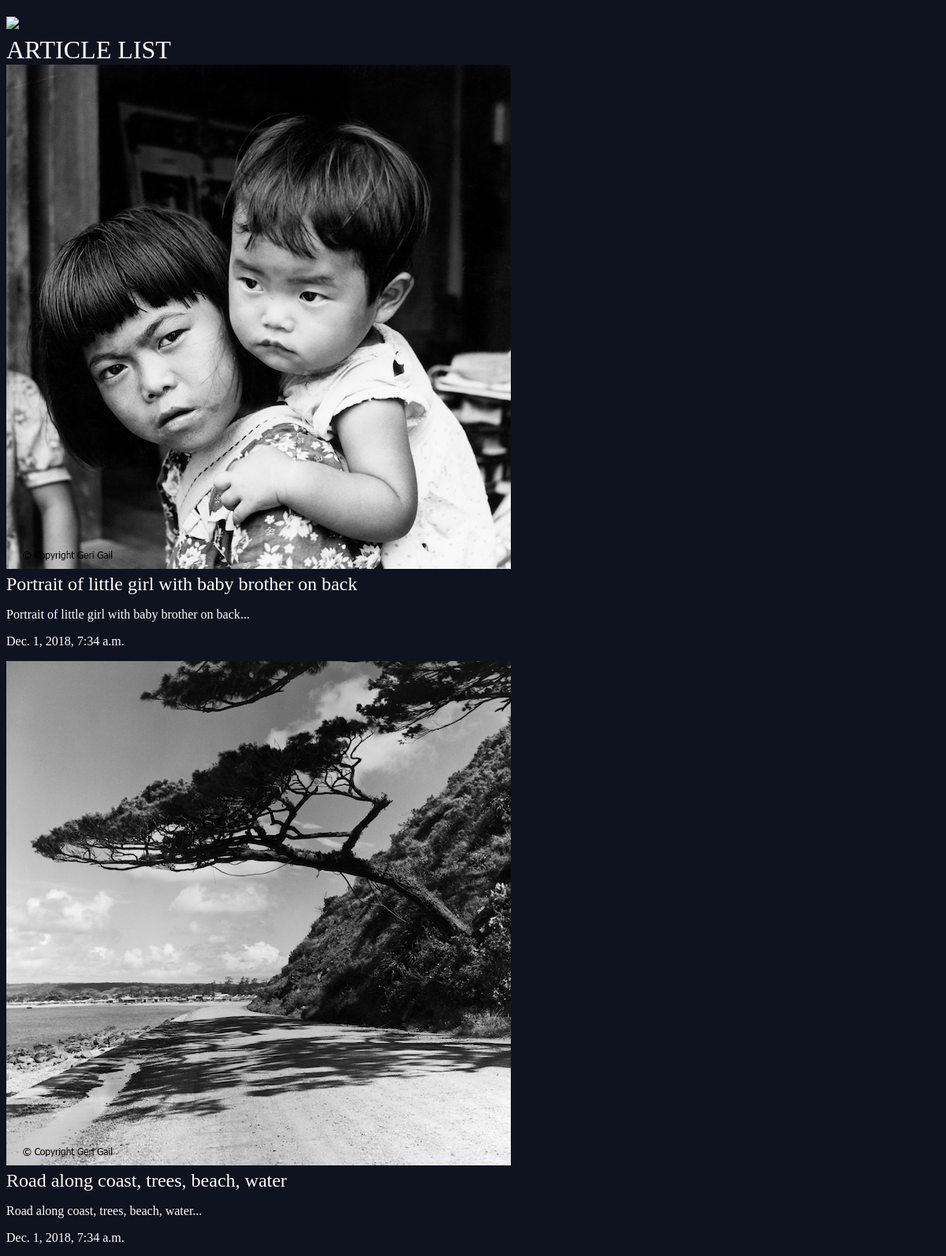
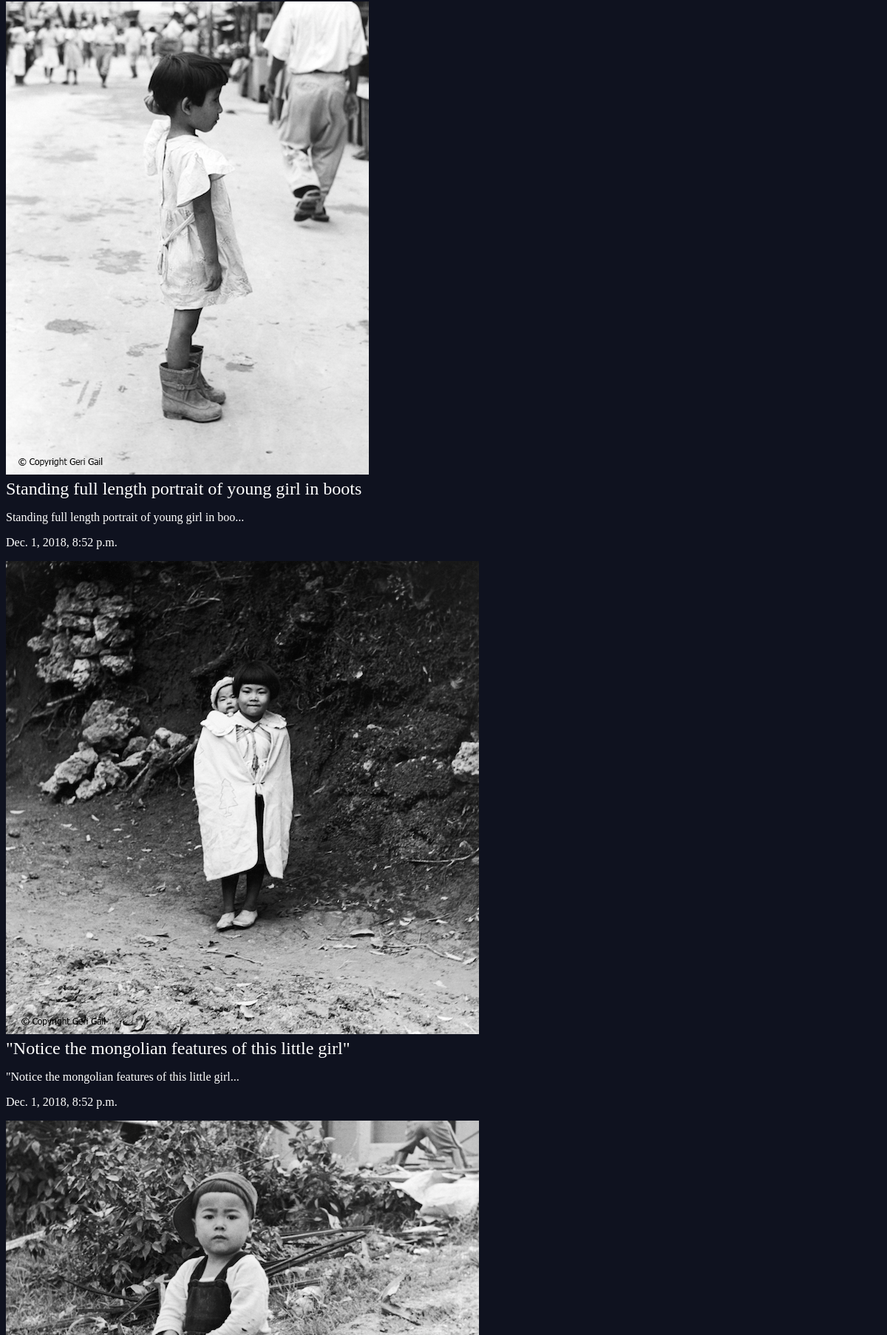
The app's page /articles/ (upper part) with its own data (2 pictures, top to bottom).
### articles/models.py (models this page shows, shortened)
class Article(models.Model):
    title = models.CharField(max_length = 100)
    slug = models.SlugField()
    author = models.CharField(default='', max_length = 100)
    body = models.TextField()
    date = models.DateTimeField(auto_now_add = True)
    thumb = models.ImageField(default='default.png', blank = True)
    def snippet(self):
        return self.body[:50] + '...'

### articles/views.py (the view)
def article_list(request):
    articles = models.Article.objects.all().order_by('date')
    return render(request, 'articles/article_list.html', {'articles': articles })

### articles/templates/articles/article_list.html
{% extends 'base_layout.html'%}
    {% block content %}
        <h1> ARTICLE LIST </h1>
        <div class="articles" >
            {% for article in articles%}
                <div class = "article">
                    <h2><a href="{% url 'articles:detail' slug=article.slug%}"><img src="{{article.thumb.url}}"/></a> </h2>
                    <h2><a href="{% url 'articles:detail' slug=article.slug%}">{{article.title}}</a> </h2>
                    <p>{{article.snippet}}</p>
                    <p>{{article.date}} </p>
                </div>
            {% endfor %}
        </div>
    {% endblock %}

### templates/base_layout.html (shortened to what this page needs)
{% load static from staticfiles %}
<!DOCTYPE html>
<html>
    <head>
        <link rel="stylesheet" href="/static/style.css">
    </head>
    <body>
        <div class="wrapper">
            <h1><a href = "{% url 'articles:list' %}"><img src="{% static 'logo2.png' %}"/></a></h1>
            {% block content%}
            {% endblock %}
        </div>
    </body>
</html>

### articles/assets/style.css (style rules this page uses)
body { background-color: #0f121f; background-repeat: no-repeat; color: #fff; }
body * { font-family: : UBuntu; }
h1, h2, h3, h4, h5 { font-weight: normal; margin: 0; }
a, a:hover, a:visited { color: #fff; text-decoration: none; }

### records on screen
Article: thumb (picture), title "Portrait of little girl with baby brother on back", snippet "Portrait of little girl with baby brother on back...", date "Dec. 1, 2018, 7:34 a.m."
Article: thumb (picture), title "Road along coast, trees, beach, water", snippet "Road along coast, trees, beach, water...", date "Dec. 1, 2018, 7:34 a.m."
Article: thumb (picture), title "Standing full length portrait of young girl in boots", snippet "Standing full length portrait of young girl in boo...", date "Dec. 1, 2018, 8:52 p.m."
Article: thumb (picture), title "\"Notice the mongolian features of this little girl\"", snippet "\"Notice the mongolian features of this little girl...", date "Dec. 1, 2018, 8:52 p.m."
Article: thumb (picture)
